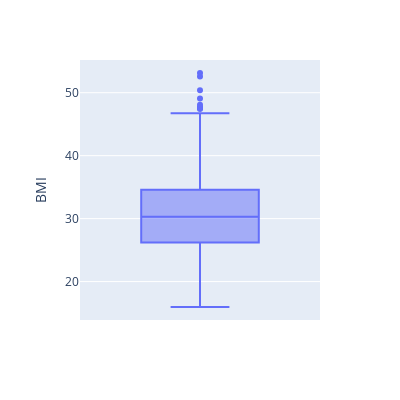

Notebook cell for this chart:
### Code cell
f=px.box(health1,y='BMI',width=400,height=400)
f.show()

### Figure 1 — Plotly figure (JSON) as saved in the notebook; plotly's stock layout.template omitted (floating-point values rounded to 4 significant figures; data arrays with more than 128 entries replaced by an {"elided": "..."} marker saying what was removed)
{"data": [{"alignmentgroup": "True", "hovertemplate": "BMI=%{y}<extra></extra>", "legendgroup": "", "marker": {"color": "#636efa"}, "name": "", "notched": false, "offsetgroup": "", "orientation": "v", "showlegend": false, "type": "box", "x0": " ", "xaxis": "x", "y": {"elided": "1336 float values"}, "y0": " ", "yaxis": "y"}], "layout": {"boxmode": "group", "height": 400, "legend": {"tracegroupgap": 0}, "margin": {"t": 60}, "width": 400, "xaxis": {"anchor": "y", "domain": [0, 1]}, "yaxis": {"anchor": "x", "domain": [0, 1], "title": {"text": "BMI"}}}}
